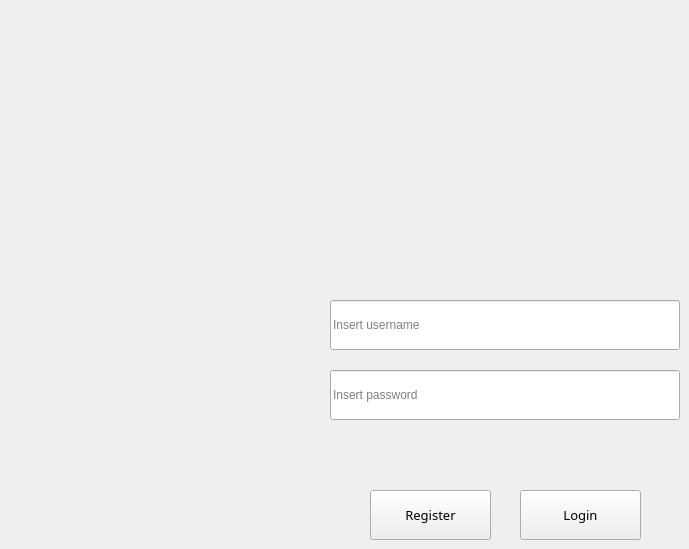
    <widget class="QWidget" name="LoginPage">
     <widget class="QLabel" name="logoLoginPage">
      <property name="geometry">
       <rect>
        <x>410</x>
        <y>70</y>
        <width>181</width>
        <height>181</height>
       </rect>
      </property>
      <property name="font">
       <font>
        <family>Century Gothic</family>
        <pointsize>10</pointsize>
        <weight>50</weight>
        <italic>false</italic>
        <bold>false</bold>
       </font>
      </property>
      <property name="styleSheet">
       <string notr="true"/>
      </property>
      <property name="text">
       <string/>
      </property>
      <property name="pixmap">
       <pixmap>img/school.png</pixmap>
      </property>
      <property name="scaledContents">
       <bool>true</bool>
      </property>
      <property name="alignment">
       <set>Qt::AlignCenter</set>
      </property>
     </widget>
     <widget class="QPushButton" name="loginBtn">
      <property name="geometry">
       <rect>
        <x>520</x>
        <y>490</y>
        <width>121</width>
        <height>50</height>
       </rect>
      </property>
      <property name="font">
       <font>
        <family>Century Gothic</family>
        <pointsize>10</pointsize>
        <weight>50</weight>
        <italic>false</italic>
        <bold>false</bold>
       </font>
      </property>
      <property name="focusPolicy">
       <enum>Qt::StrongFocus</enum>
      </property>
      <property name="styleSheet">
       <string notr="true"/>
      </property>
      <property name="text">
       <string>Login</string>
      </property>
      <property name="autoDefault">
       <bool>false</bool>
      </property>
      <property name="flat">
       <bool>false</bool>
      </property>
     </widget>
     <widget class="QLineEdit" name="passwordInput_2">
      <property name="geometry">
       <rect>
        <x>330</x>
        <y>370</y>
        <width>350</width>
        <height>50</height>
       </rect>
      </property>
      <property name="styleSheet">
       <string notr="true"/>
      </property>
      <property name="echoMode">
       <enum>QLineEdit::Password</enum>
      </property>
      <property name="placeholderText">
       <string>Insert password</string>
      </property>
     </widget>
     <widget class="QLineEdit" name="usernameInput_2">
      <property name="geometry">
       <rect>
        <x>330</x>
        <y>300</y>
        <width>350</width>
        <height>50</height>
       </rect>
      </property>
      <property name="styleSheet">
       <string notr="true"/>
      </property>
      <property name="placeholderText">
       <string>Insert username</string>
      </property>
      <property name="clearButtonEnabled">
       <bool>false</bool>
      </property>
     </widget>
     <widget class="QPushButton" name="rgstrBtnLoginPage">
      <property name="geometry">
       <rect>
        <x>370</x>
        <y>490</y>
        <width>121</width>
        <height>50</height>
       </rect>
      </property>
      <property name="font">
       <font>
        <family>Century Gothic</family>
        <pointsize>10</pointsize>
        <weight>50</weight>
        <italic>false</italic>
        <bold>false</bold>
       </font>
      </property>
      <property name="focusPolicy">
       <enum>Qt::StrongFocus</enum>
      </property>
      <property name="styleSheet">
       <string notr="true"/>
      </property>
      <property name="text">
       <string>Register</string>
      </property>
      <property name="autoDefault">
       <bool>false</bool>
      </property>
      <property name="flat">
       <bool>false</bool>
      </property>
     </widget>
    </widget>
